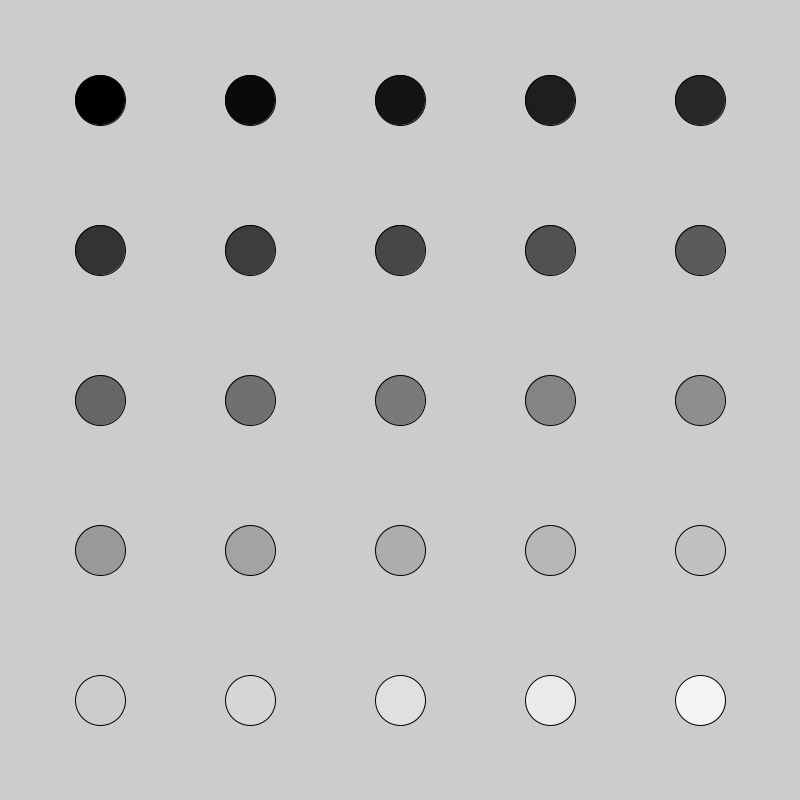
Frame 1 (no input)
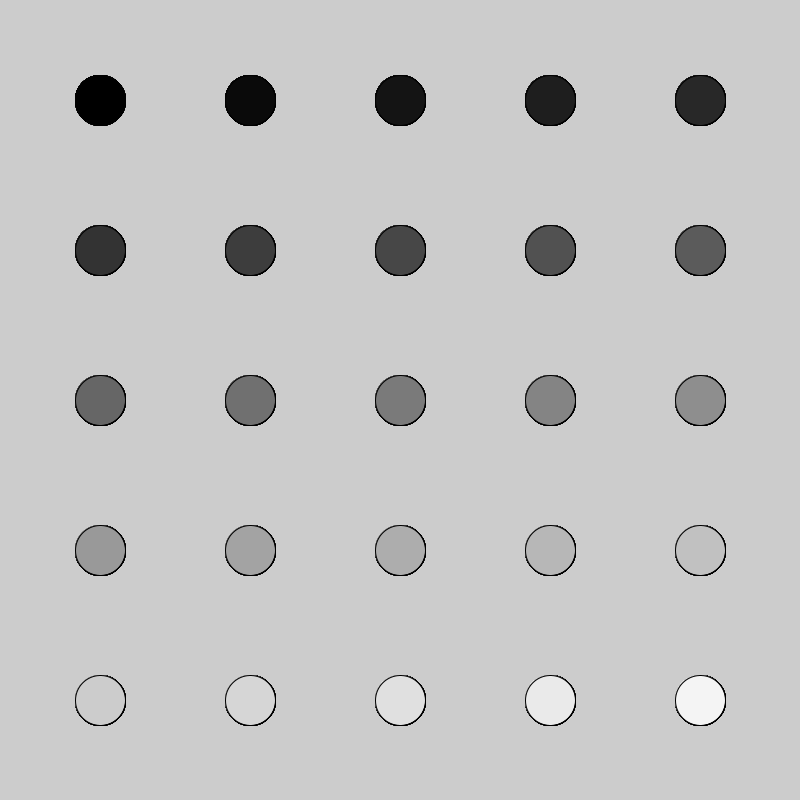
Frame 60 (the mouse pressed at the canvas centre just before this capture)
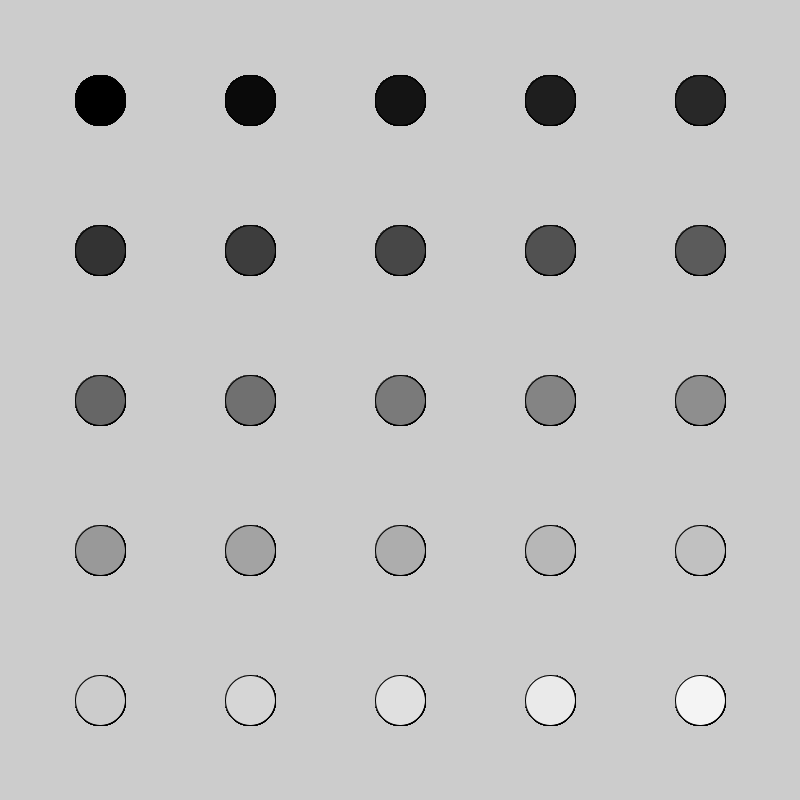
Frame 120 (the mouse held since frame 60 and released just before this capture)

The Processing sketch that drew these frames (run headless with seeded random() and noise(); from frame 60 on, the mouse is pressed at the canvas centre):

// Processing sketch: w7_07_ArrayToGridExample
// ── w7_07_ArrayToGridExample.pde
final int NUM_CIRCLES = 25;

float[] x = new float[NUM_CIRCLES];
float[] y = new float[NUM_CIRCLES];

void setup() {
  size(800, 800);
  
  for (int i = 0; i < NUM_CIRCLES; i++) {
    x[i] = 100 + (i % int(sqrt(NUM_CIRCLES))) * 150;
    y[i] = 100 + (i / int(sqrt(NUM_CIRCLES))) * 150;
  }
}

void draw() {
  for (int i = 0; i < NUM_CIRCLES; i++) {
    fill(map(i, 0, NUM_CIRCLES, 0, 255));
    ellipse(x[i], y[i], 50, 50);
  }
}
